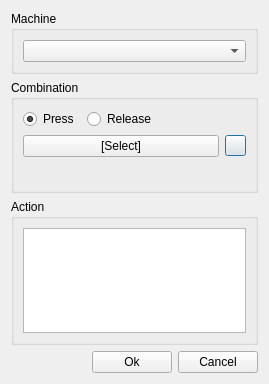
<?xml version="1.0" encoding="UTF-8"?>
<ui version="4.0">
 <class>CHotkeyDialog</class>
 <widget class="QDialog" name="CHotkeyDialog">
  <property name="geometry">
   <rect>
    <x>0</x>
    <y>0</y>
    <width>269</width>
    <height>384</height>
   </rect>
  </property>
  <property name="windowTitle">
   <string>Edit hotkey</string>
  </property>
  <layout class="QGridLayout" name="gridLayout_2">
   <item row="0" column="0" colspan="3">
    <widget class="QGroupBox" name="gb_Machine">
     <property name="title">
      <string>Machine</string>
     </property>
     <layout class="QGridLayout" name="gridLayout_4">
      <item row="0" column="0">
       <widget class="QComboBox" name="cb_Identifier"/>
      </item>
     </layout>
    </widget>
   </item>
   <item row="1" column="0" colspan="3">
    <widget class="QGroupBox" name="gb_Hotkey">
     <property name="title">
      <string>Combination</string>
     </property>
     <layout class="QGridLayout" name="gridLayout">
      <item row="3" column="3">
       <widget class="QPushButton" name="pb_AdvancedMode">
        <property name="sizePolicy">
         <sizepolicy hsizetype="Fixed" vsizetype="Fixed">
          <horstretch>0</horstretch>
          <verstretch>0</verstretch>
         </sizepolicy>
        </property>
        <property name="minimumSize">
         <size>
          <width>21</width>
          <height>21</height>
         </size>
        </property>
        <property name="maximumSize">
         <size>
          <width>21</width>
          <height>21</height>
         </size>
        </property>
        <property name="text">
         <string/>
        </property>
       </widget>
      </item>
      <item row="2" column="0">
       <widget class="QRadioButton" name="rb_Press">
        <property name="text">
         <string>Press</string>
        </property>
        <property name="checked">
         <bool>true</bool>
        </property>
       </widget>
      </item>
      <item row="3" column="0" colspan="3">
       <widget class="QPushButton" name="pb_SelectedHotkey">
        <property name="sizePolicy">
         <sizepolicy hsizetype="MinimumExpanding" vsizetype="Fixed">
          <horstretch>0</horstretch>
          <verstretch>0</verstretch>
         </sizepolicy>
        </property>
        <property name="text">
         <string>[Select]</string>
        </property>
       </widget>
      </item>
      <item row="2" column="2" colspan="2">
       <spacer name="hs_Hotkey">
        <property name="orientation">
         <enum>Qt::Horizontal</enum>
        </property>
        <property name="sizeHint" stdset="0">
         <size>
          <width>40</width>
          <height>20</height>
         </size>
        </property>
       </spacer>
      </item>
      <item row="2" column="1">
       <widget class="QRadioButton" name="rb_Release">
        <property name="text">
         <string>Release</string>
        </property>
       </widget>
      </item>
      <item row="4" column="0" colspan="4">
       <widget class="QFrame" name="qf_Advanced">
        <property name="enabled">
         <bool>true</bool>
        </property>
        <property name="frameShape">
         <enum>QFrame::NoFrame</enum>
        </property>
        <property name="frameShadow">
         <enum>QFrame::Raised</enum>
        </property>
        <layout class="QVBoxLayout" name="verticalLayout"/>
       </widget>
      </item>
     </layout>
    </widget>
   </item>
   <item row="2" column="0" colspan="3">
    <widget class="QGroupBox" name="gb_Action">
     <property name="title">
      <string>Action</string>
     </property>
     <layout class="QGridLayout" name="gridLayout_3">
      <item row="0" column="0">
       <widget class="QTreeView" name="tv_Actions">
        <property name="animated">
         <bool>true</bool>
        </property>
        <attribute name="headerVisible">
         <bool>false</bool>
        </attribute>
       </widget>
      </item>
     </layout>
    </widget>
   </item>
   <item row="3" column="0">
    <spacer name="hs_Dialog">
     <property name="orientation">
      <enum>Qt::Horizontal</enum>
     </property>
     <property name="sizeHint" stdset="0">
      <size>
       <width>40</width>
       <height>20</height>
      </size>
     </property>
    </spacer>
   </item>
   <item row="3" column="1">
    <widget class="QPushButton" name="pb_Accept">
     <property name="text">
      <string>Ok</string>
     </property>
    </widget>
   </item>
   <item row="3" column="2">
    <widget class="QPushButton" name="pb_Cancel">
     <property name="text">
      <string>Cancel</string>
     </property>
    </widget>
   </item>
  </layout>
 </widget>
 <resources/>
 <connections/>
</ui>
